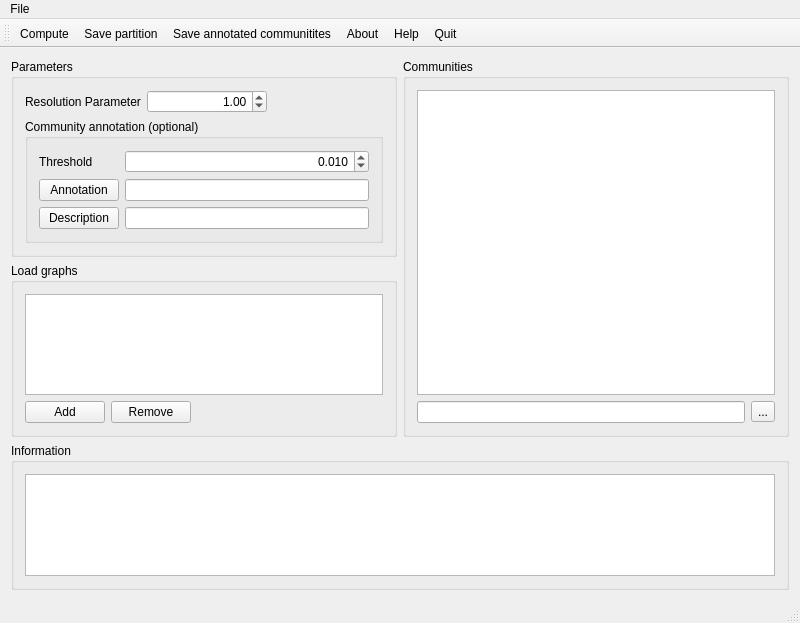
<?xml version="1.0" encoding="UTF-8"?>
<ui version="4.0">
 <class>MolTiWindow</class>
 <widget class="QMainWindow" name="MolTiWindow">
  <property name="geometry">
   <rect>
    <x>0</x>
    <y>0</y>
    <width>800</width>
    <height>623</height>
   </rect>
  </property>
  <property name="sizePolicy">
   <sizepolicy hsizetype="Minimum" vsizetype="Preferred">
    <horstretch>0</horstretch>
    <verstretch>0</verstretch>
   </sizepolicy>
  </property>
  <property name="minimumSize">
   <size>
    <width>800</width>
    <height>500</height>
   </size>
  </property>
  <property name="windowTitle">
   <string>MolTi</string>
  </property>
  <widget class="QWidget" name="centralWidget">
   <layout class="QVBoxLayout" name="verticalLayout_2">
    <item>
     <layout class="QVBoxLayout" name="verticalLayout">
      <item>
       <layout class="QHBoxLayout" name="horizontalLayout">
        <item>
         <layout class="QVBoxLayout" name="verticalLayout_3">
          <item>
           <widget class="QGroupBox" name="groupBox_5">
            <property name="title">
             <string>Parameters</string>
            </property>
            <layout class="QVBoxLayout" name="verticalLayout_11">
             <item>
              <layout class="QVBoxLayout" name="verticalLayout_10">
               <item>
                <layout class="QGridLayout" name="gridLayout_2">
                 <item row="0" column="1">
                  <widget class="QDoubleSpinBox" name="doubleSpinBox_resolution">
                   <property name="sizePolicy">
                    <sizepolicy hsizetype="Preferred" vsizetype="Fixed">
                     <horstretch>0</horstretch>
                     <verstretch>0</verstretch>
                    </sizepolicy>
                   </property>
                   <property name="minimumSize">
                    <size>
                     <width>120</width>
                     <height>0</height>
                    </size>
                   </property>
                   <property name="maximumSize">
                    <size>
                     <width>120</width>
                     <height>16777215</height>
                    </size>
                   </property>
                   <property name="alignment">
                    <set>Qt::AlignRight|Qt::AlignTrailing|Qt::AlignVCenter</set>
                   </property>
                   <property name="value">
                    <double>1.000000000000000</double>
                   </property>
                  </widget>
                 </item>
                 <item row="0" column="0">
                  <widget class="QLabel" name="label">
                   <property name="text">
                    <string>Resolution Parameter</string>
                   </property>
                  </widget>
                 </item>
                 <item row="0" column="2">
                  <spacer name="horizontalSpacer_2">
                   <property name="orientation">
                    <enum>Qt::Horizontal</enum>
                   </property>
                   <property name="sizeHint" stdset="0">
                    <size>
                     <width>40</width>
                     <height>20</height>
                    </size>
                   </property>
                  </spacer>
                 </item>
                </layout>
               </item>
              </layout>
             </item>
             <item>
              <widget class="QGroupBox" name="groupBox">
               <property name="title">
                <string>Community annotation (optional)</string>
               </property>
               <layout class="QGridLayout" name="gridLayout_3">
                <item row="0" column="0">
                 <layout class="QGridLayout" name="gridLayout">
                  <item row="2" column="1">
                   <widget class="QDoubleSpinBox" name="doubleSpinBox_threshold">
                    <property name="alignment">
                     <set>Qt::AlignRight|Qt::AlignTrailing|Qt::AlignVCenter</set>
                    </property>
                    <property name="decimals">
                     <number>3</number>
                    </property>
                    <property name="singleStep">
                     <double>0.000001000000000</double>
                    </property>
                    <property name="value">
                     <double>0.010000000000000</double>
                    </property>
                   </widget>
                  </item>
                  <item row="3" column="1">
                   <widget class="QLineEdit" name="lineEdit_annotation"/>
                  </item>
                  <item row="3" column="0">
                   <widget class="QPushButton" name="pushButton_annotation">
                    <property name="text">
                     <string>Annotation</string>
                    </property>
                   </widget>
                  </item>
                  <item row="4" column="1">
                   <widget class="QLineEdit" name="lineEdit_description"/>
                  </item>
                  <item row="4" column="0">
                   <widget class="QPushButton" name="pushButton">
                    <property name="text">
                     <string>Description</string>
                    </property>
                   </widget>
                  </item>
                  <item row="2" column="0">
                   <widget class="QLabel" name="label_2">
                    <property name="text">
                     <string>Threshold</string>
                    </property>
                   </widget>
                  </item>
                 </layout>
                </item>
               </layout>
              </widget>
             </item>
            </layout>
           </widget>
          </item>
          <item>
           <widget class="QGroupBox" name="groupBox_2">
            <property name="title">
             <string>Load graphs</string>
            </property>
            <layout class="QVBoxLayout" name="verticalLayout_5">
             <item>
              <layout class="QVBoxLayout" name="verticalLayout_4">
               <item>
                <widget class="QTableView" name="tableView_graphs">
                 <property name="selectionMode">
                  <enum>QAbstractItemView::MultiSelection</enum>
                 </property>
                 <property name="selectionBehavior">
                  <enum>QAbstractItemView::SelectRows</enum>
                 </property>
                 <property name="showGrid">
                  <bool>false</bool>
                 </property>
                 <attribute name="horizontalHeaderVisible">
                  <bool>true</bool>
                 </attribute>
                 <attribute name="horizontalHeaderCascadingSectionResizes">
                  <bool>true</bool>
                 </attribute>
                 <attribute name="horizontalHeaderHighlightSections">
                  <bool>false</bool>
                 </attribute>
                 <attribute name="verticalHeaderVisible">
                  <bool>false</bool>
                 </attribute>
                 <attribute name="verticalHeaderCascadingSectionResizes">
                  <bool>false</bool>
                 </attribute>
                 <attribute name="verticalHeaderHighlightSections">
                  <bool>false</bool>
                 </attribute>
                </widget>
               </item>
               <item>
                <layout class="QHBoxLayout" name="horizontalLayout_2">
                 <item>
                  <widget class="QPushButton" name="pushButton_add">
                   <property name="minimumSize">
                    <size>
                     <width>80</width>
                     <height>0</height>
                    </size>
                   </property>
                   <property name="maximumSize">
                    <size>
                     <width>80</width>
                     <height>16777215</height>
                    </size>
                   </property>
                   <property name="text">
                    <string>Add</string>
                   </property>
                  </widget>
                 </item>
                 <item>
                  <widget class="QPushButton" name="pushButton_remove">
                   <property name="sizePolicy">
                    <sizepolicy hsizetype="Fixed" vsizetype="Fixed">
                     <horstretch>0</horstretch>
                     <verstretch>0</verstretch>
                    </sizepolicy>
                   </property>
                   <property name="minimumSize">
                    <size>
                     <width>80</width>
                     <height>0</height>
                    </size>
                   </property>
                   <property name="maximumSize">
                    <size>
                     <width>80</width>
                     <height>16777215</height>
                    </size>
                   </property>
                   <property name="text">
                    <string>Remove</string>
                   </property>
                  </widget>
                 </item>
                 <item>
                  <spacer name="horizontalSpacer">
                   <property name="orientation">
                    <enum>Qt::Horizontal</enum>
                   </property>
                   <property name="sizeHint" stdset="0">
                    <size>
                     <width>40</width>
                     <height>20</height>
                    </size>
                   </property>
                  </spacer>
                 </item>
                </layout>
               </item>
              </layout>
             </item>
            </layout>
           </widget>
          </item>
         </layout>
        </item>
        <item>
         <widget class="QGroupBox" name="groupBox_3">
          <property name="title">
           <string>Communities</string>
          </property>
          <layout class="QVBoxLayout" name="verticalLayout_7">
           <item>
            <layout class="QVBoxLayout" name="verticalLayout_6">
             <item>
              <widget class="QTreeView" name="treeView_communities">
               <property name="alternatingRowColors">
                <bool>true</bool>
               </property>
               <property name="uniformRowHeights">
                <bool>true</bool>
               </property>
               <property name="sortingEnabled">
                <bool>true</bool>
               </property>
              </widget>
             </item>
             <item>
              <layout class="QHBoxLayout" name="horizontalLayout_4">
               <item>
                <widget class="QLineEdit" name="lineEdit"/>
               </item>
               <item>
                <widget class="QToolButton" name="toolButton">
                 <property name="text">
                  <string>...</string>
                 </property>
                </widget>
               </item>
              </layout>
             </item>
            </layout>
           </item>
          </layout>
         </widget>
        </item>
       </layout>
      </item>
     </layout>
    </item>
    <item>
     <widget class="QGroupBox" name="groupBox_4">
      <property name="title">
       <string>Information</string>
      </property>
      <layout class="QVBoxLayout" name="verticalLayout_9">
       <item>
        <layout class="QVBoxLayout" name="verticalLayout_8">
         <item>
          <widget class="QTextBrowser" name="textBrowser"/>
         </item>
        </layout>
       </item>
      </layout>
     </widget>
    </item>
   </layout>
  </widget>
  <widget class="QMenuBar" name="menuBar">
   <property name="geometry">
    <rect>
     <x>0</x>
     <y>0</y>
     <width>800</width>
     <height>25</height>
    </rect>
   </property>
   <widget class="QMenu" name="menuFiles">
    <property name="title">
     <string>File</string>
    </property>
    <addaction name="actionCompute"/>
    <addaction name="actionSave_partition"/>
    <addaction name="actionSave_annotated"/>
    <addaction name="actionAbout"/>
    <addaction name="actionHelp"/>
    <addaction name="actionQuit"/>
   </widget>
   <addaction name="menuFiles"/>
  </widget>
  <widget class="QToolBar" name="mainToolBar">
   <attribute name="toolBarArea">
    <enum>TopToolBarArea</enum>
   </attribute>
   <attribute name="toolBarBreak">
    <bool>false</bool>
   </attribute>
   <addaction name="actionCompute"/>
   <addaction name="actionSave_partition"/>
   <addaction name="actionSave_annotated"/>
   <addaction name="actionAbout"/>
   <addaction name="actionHelp"/>
   <addaction name="actionQuit"/>
  </widget>
  <widget class="QStatusBar" name="statusBar"/>
  <action name="actionCompute">
   <property name="icon">
    <iconset resource="data/resources.qrc">
     <normaloff>:/molti60.png</normaloff>:/molti60.png</iconset>
   </property>
   <property name="text">
    <string>Compute</string>
   </property>
   <property name="toolTip">
    <string>Compute communities</string>
   </property>
   <property name="shortcut">
    <string>Ctrl+C</string>
   </property>
  </action>
  <action name="actionSave_annotated">
   <property name="icon">
    <iconset resource="data/resources.qrc">
     <normaloff>:/save.png</normaloff>:/save.png</iconset>
   </property>
   <property name="text">
    <string>Save annotated communitites</string>
   </property>
   <property name="toolTip">
    <string>Save annotated communitites</string>
   </property>
   <property name="shortcut">
    <string>Ctrl+A</string>
   </property>
  </action>
  <action name="actionAbout">
   <property name="icon">
    <iconset resource="data/resources.qrc">
     <normaloff>:/about.png</normaloff>:/about.png</iconset>
   </property>
   <property name="text">
    <string>About</string>
   </property>
   <property name="toolTip">
    <string>About MolTi</string>
   </property>
   <property name="shortcut">
    <string>Ctrl+A</string>
   </property>
  </action>
  <action name="actionHelp">
   <property name="icon">
    <iconset resource="data/resources.qrc">
     <normaloff>:/help.png</normaloff>:/help.png</iconset>
   </property>
   <property name="text">
    <string>Help</string>
   </property>
   <property name="toolTip">
    <string>Help</string>
   </property>
   <property name="shortcut">
    <string>Ctrl+H</string>
   </property>
  </action>
  <action name="actionQuit">
   <property name="icon">
    <iconset resource="data/resources.qrc">
     <normaloff>:/quit.png</normaloff>:/quit.png</iconset>
   </property>
   <property name="text">
    <string>Quit</string>
   </property>
   <property name="toolTip">
    <string>Quit</string>
   </property>
   <property name="shortcut">
    <string>Ctrl+Q</string>
   </property>
  </action>
  <action name="actionSave_partition">
   <property name="icon">
    <iconset resource="data/resources.qrc">
     <normaloff>:/save.png</normaloff>:/save.png</iconset>
   </property>
   <property name="text">
    <string>Save partition</string>
   </property>
   <property name="toolTip">
    <string>Save partition</string>
   </property>
   <property name="shortcut">
    <string>Ctrl+S</string>
   </property>
  </action>
 </widget>
 <layoutdefault spacing="6" margin="11"/>
 <resources>
  <include location="data/resources.qrc"/>
 </resources>
 <connections>
  <connection>
   <sender>pushButton_add</sender>
   <signal>clicked()</signal>
   <receiver>MolTiWindow</receiver>
   <slot>addGraph()</slot>
   <hints>
    <hint type="sourcelabel">
     <x>110</x>
     <y>438</y>
    </hint>
    <hint type="destinationlabel">
     <x>613</x>
     <y>435</y>
    </hint>
   </hints>
  </connection>
  <connection>
   <sender>pushButton_remove</sender>
   <signal>clicked()</signal>
   <receiver>MolTiWindow</receiver>
   <slot>removeGraphs()</slot>
   <hints>
    <hint type="sourcelabel">
     <x>196</x>
     <y>438</y>
    </hint>
    <hint type="destinationlabel">
     <x>588</x>
     <y>413</y>
    </hint>
   </hints>
  </connection>
  <connection>
   <sender>pushButton_annotation</sender>
   <signal>clicked()</signal>
   <receiver>MolTiWindow</receiver>
   <slot>openAnnotation()</slot>
   <hints>
    <hint type="sourcelabel">
     <x>143</x>
     <y>224</y>
    </hint>
    <hint type="destinationlabel">
     <x>591</x>
     <y>390</y>
    </hint>
   </hints>
  </connection>
  <connection>
   <sender>pushButton</sender>
   <signal>clicked()</signal>
   <receiver>MolTiWindow</receiver>
   <slot>openDescription()</slot>
   <hints>
    <hint type="sourcelabel">
     <x>136</x>
     <y>257</y>
    </hint>
    <hint type="destinationlabel">
     <x>541</x>
     <y>423</y>
    </hint>
   </hints>
  </connection>
  <connection>
   <sender>actionCompute</sender>
   <signal>triggered()</signal>
   <receiver>MolTiWindow</receiver>
   <slot>computePartition()</slot>
   <hints>
    <hint type="sourcelabel">
     <x>-1</x>
     <y>-1</y>
    </hint>
    <hint type="destinationlabel">
     <x>299</x>
     <y>311</y>
    </hint>
   </hints>
  </connection>
  <connection>
   <sender>actionAbout</sender>
   <signal>triggered()</signal>
   <receiver>MolTiWindow</receiver>
   <slot>about()</slot>
   <hints>
    <hint type="sourcelabel">
     <x>-1</x>
     <y>-1</y>
    </hint>
    <hint type="destinationlabel">
     <x>299</x>
     <y>311</y>
    </hint>
   </hints>
  </connection>
  <connection>
   <sender>actionHelp</sender>
   <signal>triggered()</signal>
   <receiver>MolTiWindow</receiver>
   <slot>help()</slot>
   <hints>
    <hint type="sourcelabel">
     <x>-1</x>
     <y>-1</y>
    </hint>
    <hint type="destinationlabel">
     <x>299</x>
     <y>311</y>
    </hint>
   </hints>
  </connection>
  <connection>
   <sender>actionQuit</sender>
   <signal>triggered()</signal>
   <receiver>MolTiWindow</receiver>
   <slot>close()</slot>
   <hints>
    <hint type="sourcelabel">
     <x>-1</x>
     <y>-1</y>
    </hint>
    <hint type="destinationlabel">
     <x>399</x>
     <y>311</y>
    </hint>
   </hints>
  </connection>
  <connection>
   <sender>toolButton</sender>
   <signal>clicked()</signal>
   <receiver>MolTiWindow</receiver>
   <slot>goTo()</slot>
   <hints>
    <hint type="sourcelabel">
     <x>769</x>
     <y>431</y>
    </hint>
    <hint type="destinationlabel">
     <x>777</x>
     <y>454</y>
    </hint>
   </hints>
  </connection>
  <connection>
   <sender>actionSave_partition</sender>
   <signal>triggered()</signal>
   <receiver>MolTiWindow</receiver>
   <slot>savePartition()</slot>
   <hints>
    <hint type="sourcelabel">
     <x>-1</x>
     <y>-1</y>
    </hint>
    <hint type="destinationlabel">
     <x>399</x>
     <y>311</y>
    </hint>
   </hints>
  </connection>
  <connection>
   <sender>actionSave_annotated</sender>
   <signal>triggered()</signal>
   <receiver>MolTiWindow</receiver>
   <slot>saveAnnotated()</slot>
   <hints>
    <hint type="sourcelabel">
     <x>-1</x>
     <y>-1</y>
    </hint>
    <hint type="destinationlabel">
     <x>399</x>
     <y>311</y>
    </hint>
   </hints>
  </connection>
  <connection>
   <sender>lineEdit</sender>
   <signal>returnPressed()</signal>
   <receiver>MolTiWindow</receiver>
   <slot>goTo()</slot>
   <hints>
    <hint type="sourcelabel">
     <x>731</x>
     <y>425</y>
    </hint>
    <hint type="destinationlabel">
     <x>795</x>
     <y>417</y>
    </hint>
   </hints>
  </connection>
 </connections>
 <slots>
  <slot>addGraph()</slot>
  <slot>removeGraphs()</slot>
  <slot>openAnnotation()</slot>
  <slot>openDescription()</slot>
  <slot>about()</slot>
  <slot>help()</slot>
  <slot>computePartition()</slot>
  <slot>saveAnnotated()</slot>
  <slot>goTo()</slot>
  <slot>savePartition()</slot>
 </slots>
</ui>
